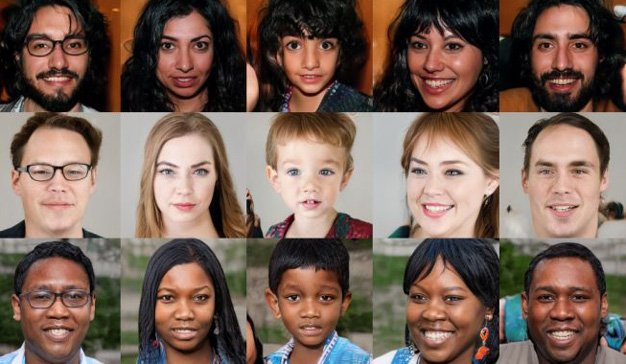
#> input picture images/face.jpg, 626 x 364 px, given in place of 1x5.mp4, which was not available
$ python countours.py
#> lines starting #> are read from the running program, lines starting #| are printed output that depends on the picture; after the words box and inside, x2 and y2 are one past the last pixel; in counts of white or black regions, pixels touching at a corner belong together; pictures that were not available may be replaced by others from this repository, and a replacement may not be noted
#> further down, img is the input picture: shape (364, 626, 3); mean B, G, R 86.4, 97.6, 119.5
import cv2

def bordes(imagen,smoth=11):
#> called with smoth = 1
    bn = cv2.cvtColor(imagen, cv2.COLOR_BGR2GRAY)
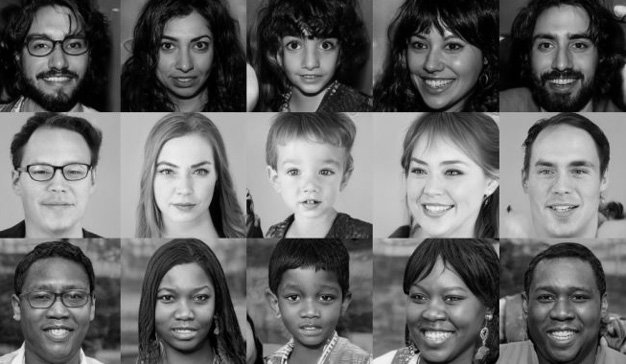
#> bn: shape (364, 626); min 0, max 251, mean 102.9
    gauss = cv2.GaussianBlur(bn,(smoth,smoth), 0)
    canny = cv2.Canny(gauss, 50, 150)
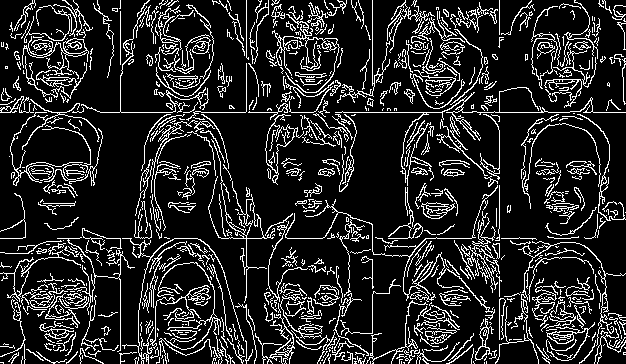
#> canny: shape (364, 626); 15.2% white in thin lines or dots
    (contornos,_) = cv2.findContours(canny.copy(), cv2.RETR_EXTERNAL, cv2.CHAIN_APPROX_SIMPLE)
#> contornos = 781 contours, 676 with area under 20; largest, box (x1, y1, x2, y2) and area: (265, 114, 304, 185) 728, (208, 139, 275, 303) 491, (22, 36, 89, 79) 389, (10, 112, 103, 186) 324, (421, 202, 456, 219) 322
    cv2.drawContours(imagen,contornos,-1,(255,255,255), 2)
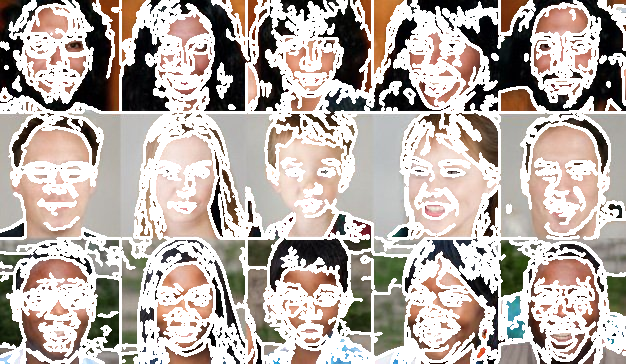
#> imagen: shape (364, 626, 3); mean B, G, R 165.6, 172.3, 182.9
    return canny

cap = cv2.VideoCapture("/home/daniel/Videos/theBigBang/1x5.mp4")
while(True):
    ret, img = cap.read()
    if ret== True:
        cv2.imshow("Original",img)
        cv2.imshow("Bordes",bordes(img,1))
    if cv2.waitKey(1) & 0xFF == ord('q'):
#> (key q is pressed here)
        break

$ run again, on images/two.jpg
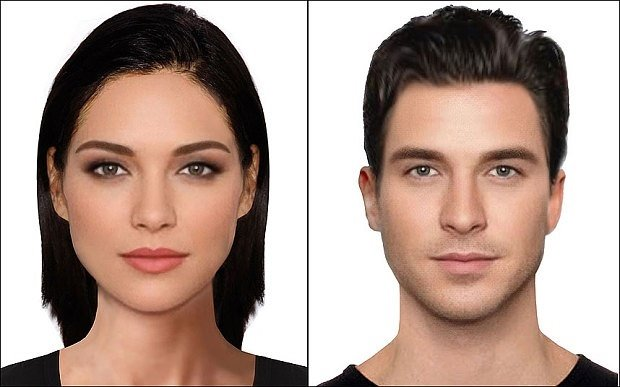
#> input picture images/two.jpg, 620 x 387 px, given in place of 1x5.mp4, which was not available
#> img is the input picture: shape (387, 620, 3); mean B, G, R 147.4, 157.5, 180.2
#> in bordes, `canny = cv2.Canny(gauss, 50, 150)`:
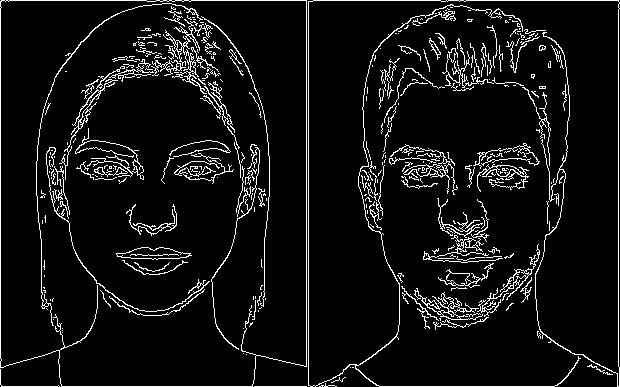
#> canny: shape (387, 620); 7.1% white in thin lines or dots
#> contornos = 175 contours, 154 with area under 20; largest, box (x1, y1, x2, y2) and area: (0, 0, 307, 387) 115127, (390, 144, 458, 195) 348, (414, 288, 483, 320) 296, (438, 263, 494, 288) 276, (308, 0, 620, 387) 240
#> in bordes, `cv2.drawContours(imagen,contornos,-1,(255,255,255), 2)`:
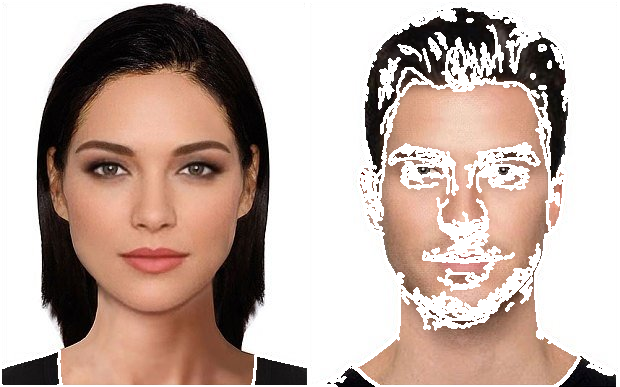
#> imagen: shape (387, 620, 3); 11.08% of pixels changed, all inside (x1, y1, x2, y2) = (0, 0, 620, 387)
